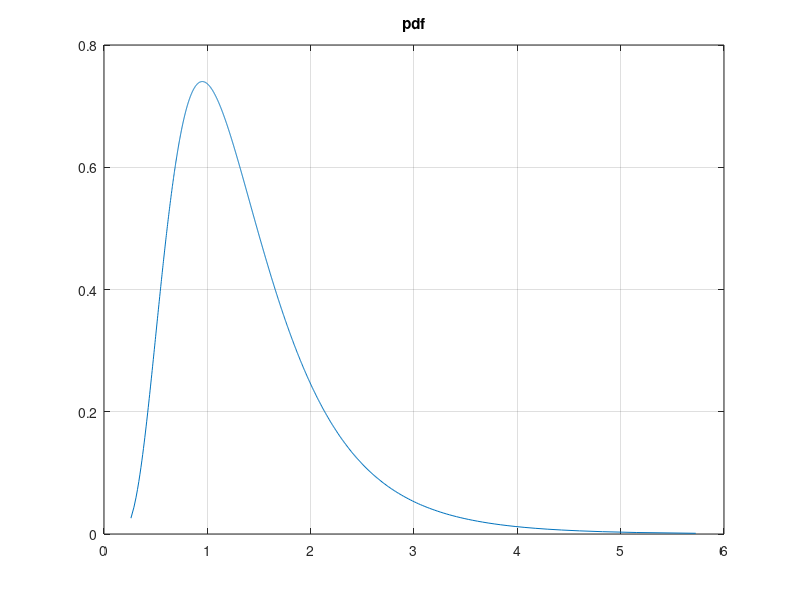
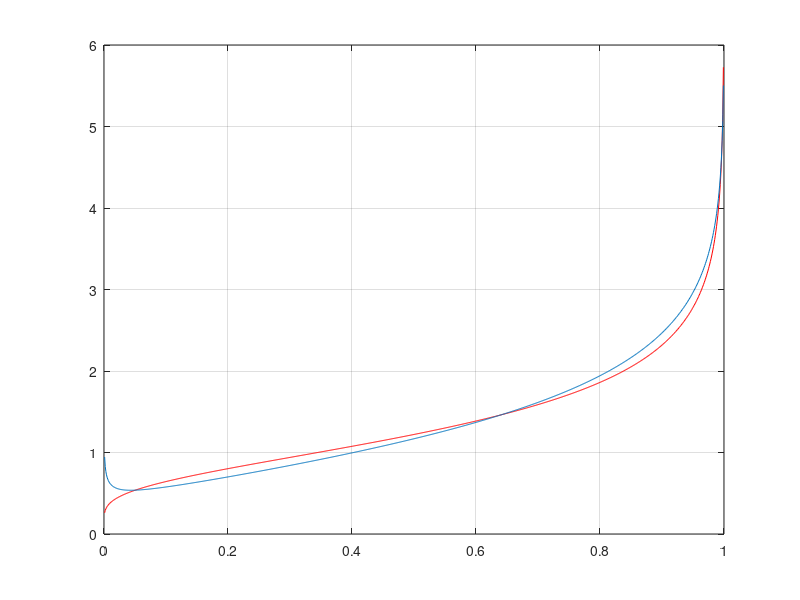

The MATLAB source for these figures, in order: (Note: this script raises an error after producing the figures.)
% this script compares the Cornish-Fisher estiamte of the VaR with the true analytical VaR 
% under the lognormal assumptions
% see "Risk and Asset Allocation" - Springer (2005), by A. Meucci

clc; clear; close all;

%%%%%%%%%%%%%%%%%%%%%%%%%%%%%%%%%%%%%%%%%%%%%%%%%%%%%%%%%%%%%%%%%%%%%%%%%%%%%%%%%%%%%%%%%%%%%%%%%%%%%%%%%%%%%%%%%%%
% inputs 

mu=.2; 
sig=.5 ;

%%%%%%%%%%%%%%%%%%%%%%%%%%%%%%%%%%%%%%%%%%%%%%%%%%%%%%%%%%%%%%%%%%%%%%%%%%%%%%%%%%%%%%%%%%%%%%%%%%%%%%%%%%%%%%%%%%%
% process data

E_X=exp(mu+sig^2/2);
Sd_X=exp(mu+sig^2/2)*sqrt(exp(sig^2)-1);
Sk_X=sqrt(exp(sig^2)-1)*(exp(sig^2)+2);

c=[.001:.001:.999];
z=norminv(c);

Q_CF = E_X + Sd_X*(  z + Sk_X/6*(z.^2-1)  );
Q_true = logninv(c,mu,sig);

x=Q_true;
f=lognpdf(x,mu,sig);

%%%%%%%%%%%%%%%%%%%%%%%%%%%%%%%%%%%%%%%%%%%%%%%%%%%%%%%%%%%%%%%%%%%%%%%%%%%%%%%%%%%%%%%%%%%%%%%%%%%%%%%%%%%%%%%%%%%
% plots
figure
plot(x,f)
grid on
title('pdf')

figure
plot(c,Q_true,'r')
hold on
plot(c,Q_CF);
grid on
legend('true','Cornish-Fisher approx',2)
title('quantile')